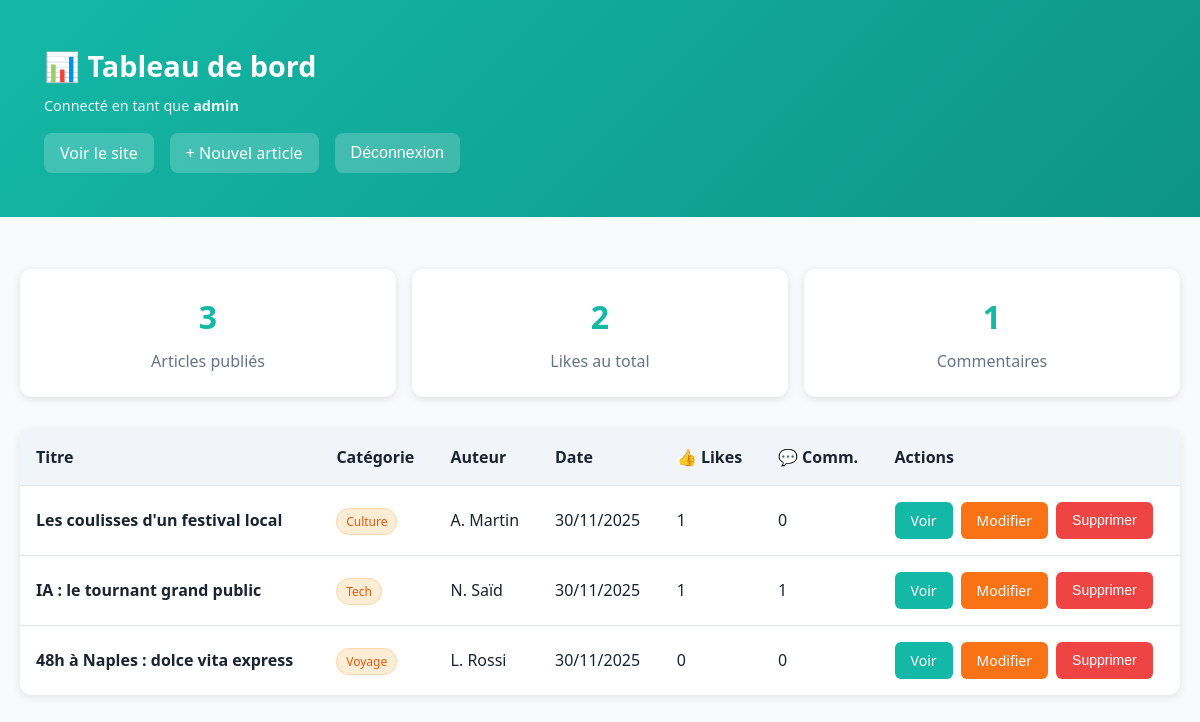
The page /admin/index.php (signed in) on the database its author committed.
### tables this page shows
CREATE TABLE `articles` (
  `id` int(11) NOT NULL,
  `titre` varchar(255) NOT NULL,
  `kicker` varchar(100) NOT NULL,
  `lead` text NOT NULL,
  `contenu` text NOT NULL,
  `image_url` varchar(500) NOT NULL,
  `auteur` varchar(100) NOT NULL,
  `date_publication` datetime DEFAULT current_timestamp(),
  `slug` varchar(255) NOT NULL
);

### config.php (called while the page is built, shortened)
<?php
function e($string) {
    return htmlspecialchars($string, ENT_QUOTES, 'UTF-8');
}
?>

### admin/index.php (the view, shortened to what this page needs)
<?php
require_once '../config.php';
$stmt = $pdo->query("
    SELECT a.*,
           COUNT(DISTINCT l.id) as nb_likes,
           COUNT(DISTINCT c.id) as nb_comments
    FROM articles a
    LEFT JOIN likes l ON a.id = l.article_id
    LEFT JOIN commentaires c ON a.id = c.article_id
    GROUP BY a.id
    ORDER BY a.date_publication DESC
");
$articles = $stmt->fetchAll();
$stats = [
    'total_articles' => $pdo->query("SELECT COUNT(*) FROM articles")->fetchColumn(),
    'total_likes' => $pdo->query("SELECT COUNT(*) FROM likes")->fetchColumn(),
    'total_comments' => $pdo->query("SELECT COUNT(*) FROM commentaires")->fetchColumn()
];
?>
<!DOCTYPE html>
<html lang="fr">
<head>
    <link rel="stylesheet" href="../styles.css">
</head>
<body>
    <div class="admin-header">
        <div class="container">
            <h1>📊 Tableau de bord</h1>
            <div class="user-info">
                Connecté en tant que <strong><?= e($_SESSION['admin_username']) ?></strong>
            </div>
            <div class="admin-nav">
                <a href="../index.php" target="_blank">Voir le site</a>
                <a href="add_article.php">+ Nouvel article</a>
                <button onclick="if(confirm('Voulez-vous vraiment vous déconnecter ?')) location.href='logout.php'">Déconnexion</button>
            </div>
        </div>
    </div>
    <div class="container">
        <div class="stats">
            <div class="stat-card">
                <h3><?= $stats['total_articles'] ?></h3>
                <p>Articles publiés</p>
            </div>
            <div class="stat-card">
                <h3><?= $stats['total_likes'] ?></h3>
                <p>Likes au total</p>
            </div>
            <div class="stat-card">
                <h3><?= $stats['total_comments'] ?></h3>
                <p>Commentaires</p>
            </div>
        </div>
        <div class="articles-table">
            <table>
                <thead>
                    <tr>
                        <th>Titre</th>
                        <th>Catégorie</th>
                        <th>Auteur</th>
                        <th>Date</th>
                        <th>👍 Likes</th>
                        <th>💬 Comm.</th>
                        <th>Actions</th>
                    </tr>
                </thead>
                <tbody>
                    <?php foreach ($articles as $article): ?>
                    <tr>
                        <td><strong><?= e($article['titre']) ?></strong></td>
                        <td><span class="badge"><?= e($article['kicker']) ?></span></td>
                        <td><?= e($article['auteur']) ?></td>
                        <td><?= date('d/m/Y', strtotime($article['date_publication'])) ?></td>
                        <td><?= $article['nb_likes'] ?></td>
                        <td><?= $article['nb_comments'] ?></td>
                        <td>
                            <div class="actions">
                                <a href="../article.php?slug=<?= e($article['slug']) ?>" class="btn btn-primary" target="_blank">Voir</a>
                                <a href="edit_article.php?id=<?= $article['id'] ?>" class="btn btn-secondary">Modifier</a>
                                <button class="btn btn-danger" onclick="deleteArticle(<?= $article['id'] ?>)">Supprimer</button>
                            </div>
                        </td>
                    </tr>
                    <?php endforeach; ?>
                </tbody>
            </table>
        </div>
    </div>
</body>
</html>

### styles.css (style rules this page uses)
* { box-sizing: border-box; }
html { font-size: 16px; }
body { margin: 0; font-family: system-ui, -apple-system, Segoe UI, Roboto, Ubuntu, Cantarell, Noto Sans, Arial, "Helvetica Neue", "Segoe UI Emoji", "Apple Color Emoji", "Noto Color Emoji"; line-height: 1.5; color: #1a2332; background: #f8fafc; }
a { color: inherit; text-decoration: none; }
.container { max-width: 1200px; margin: 0 auto; padding: 1rem; }
.badge { font-size: .75rem; padding: .25rem .55rem; border: 1px solid #fed7aa; border-radius: 999px; color: #ea580c; background: #ffedd5; font-weight: 500; }
@media (min-width: 768px) { .container { padding: 1.25rem; } }

### admin/index.php (style rules this page uses)
.admin-header { background: linear-gradient(135deg, #14b8a6 0%, #0d9488 100%); color: white; padding: 1.5rem; margin-bottom: 2rem; }
.admin-header h1 { margin: 0; font-size: 1.8rem; }
.admin-header .user-info { margin-top: 0.5rem; font-size: 0.9rem; opacity: 0.9; }
.admin-nav { display: flex; gap: 1rem; margin-top: 1rem; }
.admin-nav a, .admin-nav button { padding: 0.5rem 1rem; background: rgba(255,255,255,0.2); color: white; text-decoration: none; border-radius: 8px; border: none; cursor: pointer; font-size: 1rem; }
.stats { display: grid; grid-template-columns: repeat(auto-fit, minmax(200px, 1fr)); gap: 1rem; margin-bottom: 2rem; }
.stat-card { background: white; padding: 1.5rem; border-radius: 12px; box-shadow: 0 2px 8px rgba(0,0,0,0.1); text-align: center; }
.stat-card h3 { margin: 0 0 0.5rem 0; font-size: 2rem; color: #14b8a6; }
.stat-card p { margin: 0; color: #64748b; }
.articles-table { background: white; border-radius: 12px; overflow: hidden; box-shadow: 0 2px 8px rgba(0,0,0,0.1); }
.articles-table table { width: 100%; border-collapse: collapse; }
.articles-table th { background: #f1f5f9; padding: 1rem; text-align: left; font-weight: 600; color: #1a2332; }
.articles-table td { padding: 1rem; border-top: 1px solid #e0e7ef; }
.btn { padding: 0.5rem 1rem; border-radius: 6px; text-decoration: none; font-size: 0.875rem; display: inline-block; cursor: pointer; border: none; }
.btn-primary { background: #14b8a6; color: white; }
.btn-secondary { background: #f97316; color: white; }
.btn-danger { background: #ef4444; color: white; }
.actions { display: flex; gap: 0.5rem; }

### rows shown on the page
articles: titre "Les coulisses d'un festival local", kicker "Culture", auteur "A. Martin", date_publication "30/11/2025", nb_likes "1", nb_comments "0"
articles: titre "IA : le tournant grand public", kicker "Tech", auteur "N. Saïd", date_publication "30/11/2025", nb_likes "1", nb_comments "1"
articles: titre "48h à Naples : dolce vita express", kicker "Voyage", auteur "L. Rossi", date_publication "30/11/2025", nb_likes "0", nb_comments "0"

### other values the page prints
$_SESSION['admin_username'] "admin"
$stats['total_articles'] "3"
$stats['total_likes'] "2"
$stats['total_comments'] "1"
